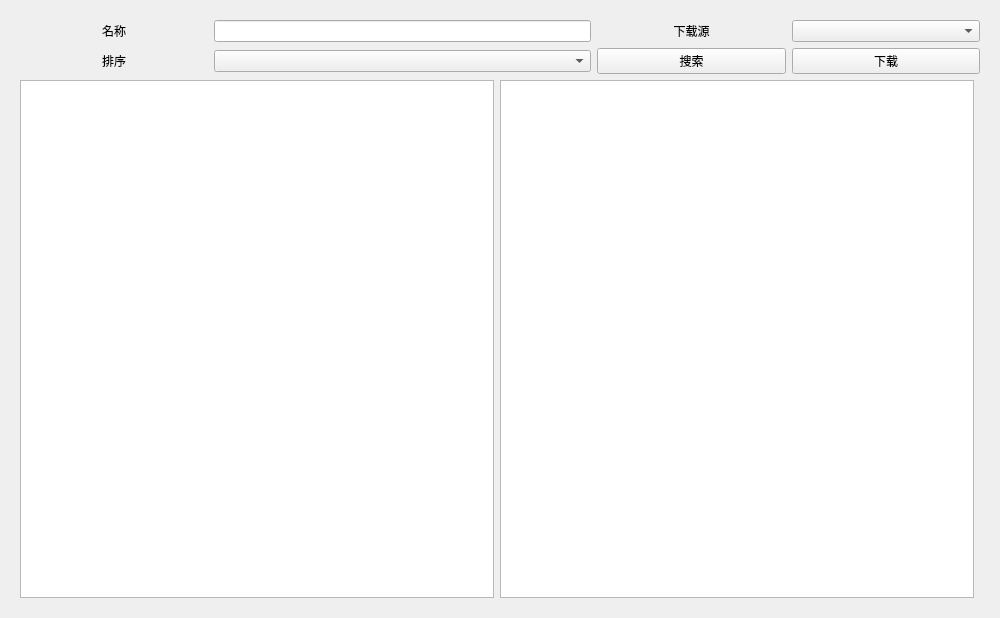
<?xml version="1.0" encoding="UTF-8"?>
<ui version="4.0">
 <class>ModDownloader</class>
 <widget class="QWidget" name="ModDownloader">
  <property name="geometry">
   <rect>
    <x>0</x>
    <y>0</y>
    <width>1000</width>
    <height>618</height>
   </rect>
  </property>
  <property name="windowTitle">
   <string>Mod下载器</string>
  </property>
  <layout class="QGridLayout" name="gridLayout">
   <item row="0" column="0">
    <widget class="ScrollArea" name="scrollArea">
     <property name="styleSheet">
      <string notr="true">QScrollArea{
	border:none;
}</string>
     </property>
     <property name="widgetResizable">
      <bool>true</bool>
     </property>
     <widget class="QWidget" name="scrollAreaWidgetContents">
      <property name="geometry">
       <rect>
        <x>0</x>
        <y>0</y>
        <width>982</width>
        <height>600</height>
       </rect>
      </property>
      <layout class="QGridLayout" name="gridLayout_2">
       <item row="2" column="0">
        <widget class="TreeWidget" name="tw_mods">
         <attribute name="headerVisible">
          <bool>false</bool>
         </attribute>
         <column>
          <property name="text">
           <string notr="true">1</string>
          </property>
         </column>
        </widget>
       </item>
       <item row="0" column="0" colspan="3">
        <layout class="QGridLayout" name="gridLayout_3">
         <item row="1" column="0">
          <widget class="QLabel" name="label_3">
           <property name="text">
            <string>排序</string>
           </property>
           <property name="alignment">
            <set>Qt::AlignCenter</set>
           </property>
          </widget>
         </item>
         <item row="0" column="0">
          <widget class="QLabel" name="label">
           <property name="text">
            <string>名称</string>
           </property>
           <property name="alignment">
            <set>Qt::AlignCenter</set>
           </property>
          </widget>
         </item>
         <item row="0" column="3">
          <widget class="QLabel" name="label_2">
           <property name="text">
            <string>下载源</string>
           </property>
           <property name="alignment">
            <set>Qt::AlignCenter</set>
           </property>
          </widget>
         </item>
         <item row="0" column="4">
          <widget class="ComboBox" name="cb_downloadsource"/>
         </item>
         <item row="0" column="1" colspan="2">
          <widget class="LineEdit" name="le_name"/>
         </item>
         <item row="1" column="1" colspan="2">
          <widget class="ComboBox" name="cb_sort"/>
         </item>
         <item row="1" column="3">
          <widget class="PushButton" name="pb_search">
           <property name="text">
            <string>搜索</string>
           </property>
          </widget>
         </item>
         <item row="1" column="4">
          <widget class="PushButton" name="pb_download">
           <property name="text">
            <string>下载</string>
           </property>
          </widget>
         </item>
        </layout>
       </item>
       <item row="2" column="1">
        <widget class="TreeWidget" name="tw_files">
         <attribute name="headerVisible">
          <bool>false</bool>
         </attribute>
         <column>
          <property name="text">
           <string notr="true">1</string>
          </property>
         </column>
        </widget>
       </item>
      </layout>
     </widget>
    </widget>
   </item>
  </layout>
 </widget>
 <customwidgets>
  <customwidget>
   <class>PushButton</class>
   <extends>QPushButton</extends>
   <header>qfluentwidgets</header>
  </customwidget>
  <customwidget>
   <class>LineEdit</class>
   <extends>QLineEdit</extends>
   <header>qfluentwidgets</header>
  </customwidget>
  <customwidget>
   <class>TreeWidget</class>
   <extends>QTreeWidget</extends>
   <header>qfluentwidgets</header>
  </customwidget>
  <customwidget>
   <class>ComboBox</class>
   <extends>QComboBox</extends>
   <header>qfluentwidgets</header>
  </customwidget>
  <customwidget>
   <class>ScrollArea</class>
   <extends>QScrollArea</extends>
   <header>qfluentwidgets</header>
   <container>1</container>
  </customwidget>
 </customwidgets>
 <resources/>
 <connections/>
</ui>
